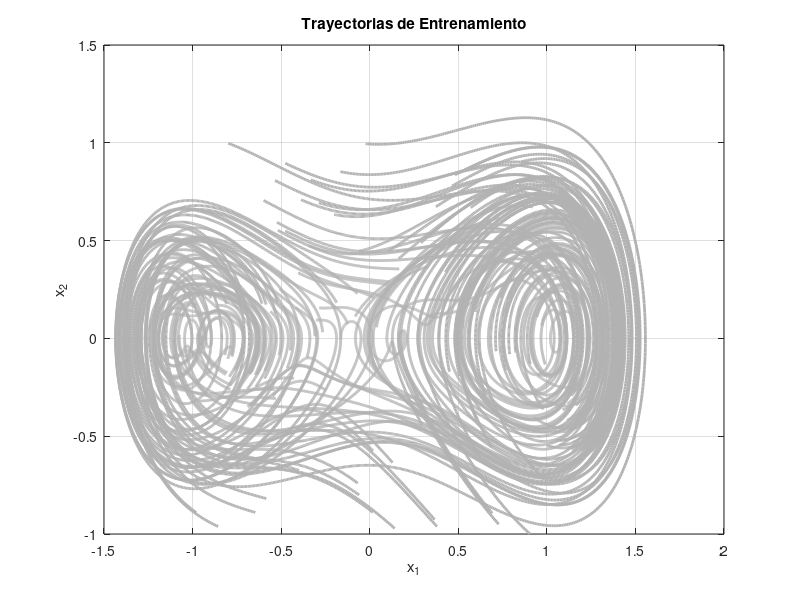

This chart was generated by the following MATLAB code: (Note: this script raises an error after producing the figure.)
clear,clc, close all
set(0,'DefaultLineLineWidth',2)
set(0, 'defaultfigurecolor', [1 1 1])

% Sistema dinámico 2D (tipo Duffing forzado)
dt=0.01; T=8; t=0:dt:T;
b=0.3; a=0.35; w=1;

% Ecuación diferencial
sistema = @(t,x)([ x(2); ...
                   x(1)-(x(1)^3)-(a*x(2))+(b*cos(w*t))]);              
ode_options = odeset('RelTol',1e-10, 'AbsTol',1e-11);

% Generar datos de entrenamiento
input=[]; output=[];
figure(1)
for j=1:100
    x0 = 2*(rand(2,1)-0.5); % Rango inicial más amplio
    [~,y] = ode45(sistema,t,x0,ode_options);
    input = [input; y(1:end-1,:)];
    output = [output; y(2:end,:)];
    plot(y(:,1),y(:,2),'Color',[0.7 0.7 0.7]), hold on
end
title('Trayectorias de Entrenamiento')
xlabel('x_1'), ylabel('x_2')
grid on

% Diseño de la red neuronal
net = feedforwardnet([15 15 10]); % Más neuronas para mejor aproximación
net.trainFcn = 'trainlm'; % Algoritmo Levenberg-Marquardt
net.layers{1}.transferFcn = 'tansig';
net.layers{2}.transferFcn = 'tansig';
net.layers{3}.transferFcn = 'purelin';
net.divideFcn = 'dividerand';
net.divideParam.trainRatio = 0.8;
net.divideParam.valRatio = 0.15;
net.divideParam.testRatio = 0.05;

% Entrenar la red
fprintf('Entrenando red neuronal...\n');
net = train(net,input.',output.');

% Validación con nuevas condiciones iniciales
figure(2)
colors = {'b-', 'r--', 'g-.', 'm:'};
errors = [];

for test_case = 1:4
    x0 = 0.5*(rand(2,1)-0.5);
    [~,y_real] = ode45(sistema,t,x0,ode_options);
    
    % Predicción con red neuronal
    y_pred = zeros(length(t),2);
    y_pred(1,:) = x0';
    
    for jj = 2:length(t)
        y_next = net(y_pred(jj-1,:)');
        y_pred(jj,:) = y_next';
    end
    
    % Calcular error
    error_traj = sqrt(sum((y_real - y_pred).^2, 2));
    max_error = max(error_traj);
    mean_error = mean(error_traj);
    errors = [errors; max_error, mean_error];
    
    % Graficar
    subplot(2,2,test_case)
    plot(y_real(:,1), y_real(:,2), 'b-', 'LineWidth', 2), hold on
    plot(y_pred(:,1), y_pred(:,2), 'r--', 'LineWidth', 2)
    plot(x0(1), x0(2), 'ko', 'MarkerSize', 8, 'MarkerFaceColor', 'k')
    title(sprintf('Test %d - Error máx: %.3f', test_case, max_error))
    xlabel('x_1'), ylabel('x_2')
    legend('Real', 'NN', 'CI', 'Location', 'best')
    grid on
end

% Análisis temporal
figure(3)
x0 = 0.5*(rand(2,1)-0.5);
[~,y_real] = ode45(sistema,t,x0,ode_options);

y_pred = zeros(length(t),2);
y_pred(1,:) = x0';
for jj = 2:length(t)
    y_next = net(y_pred(jj-1,:)');
    y_pred(jj,:) = y_next';
end

subplot(2,1,1)
plot(t, y_real(:,1), 'b-', t, y_pred(:,1), 'r--', 'LineWidth', 2)
xlabel('Tiempo'), ylabel('x_1')
legend('Real', 'NN')
title('Evolución temporal de x_1')
grid on

subplot(2,1,2)
plot(t, y_real(:,2), 'b-', t, y_pred(:,2), 'r--', 'LineWidth', 2)
xlabel('Tiempo'), ylabel('x_2')
legend('Real', 'NN')
title('Evolución temporal de x_2')
grid on

% Reporte de errores
fprintf('\n=== REPORTE DE RENDIMIENTO ===\n');
fprintf('Error máximo promedio: %.4f\n', mean(errors(:,1)));
fprintf('Error cuadrático medio promedio: %.4f\n', mean(errors(:,2)));
% fprintf('¿Error máximo < 5%%? %s\n', if mean(errors(:,1)) < 0.05; 'SÍ'; else 'NO'; end);
% fprintf('¿Error medio < 2%%? %s\n', if mean(errors(:,2)) < 0.02; 'SÍ'; else 'NO'; end);